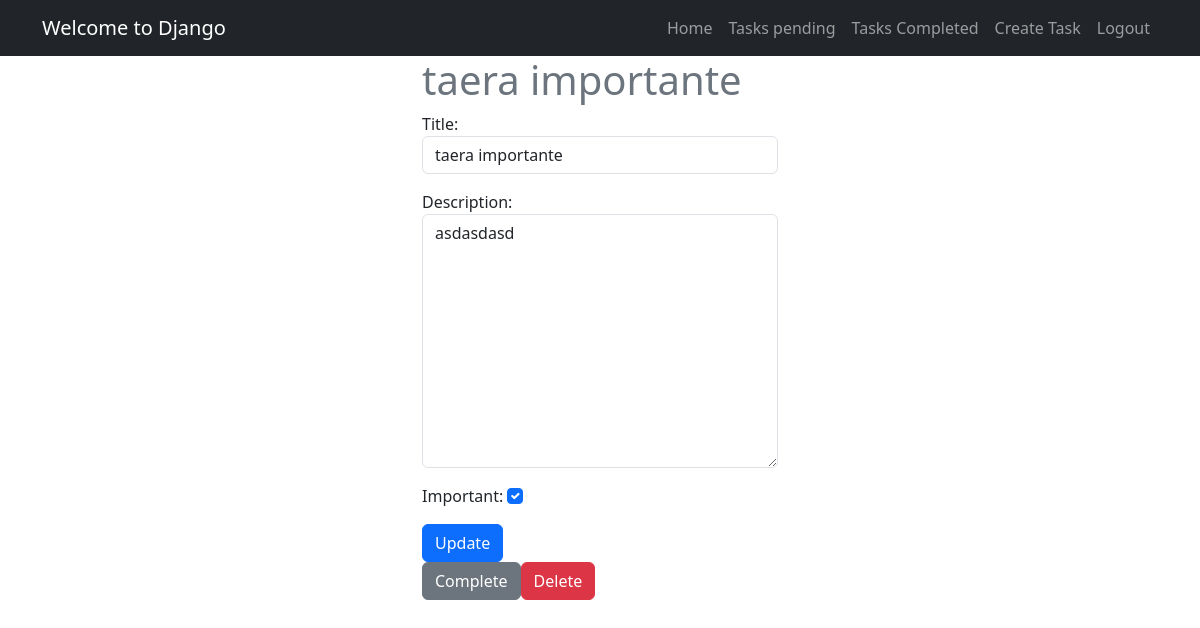
Page /tasks/14/ (signed in) on the committed database.
### tasks/models.py (models this page shows, shortened)
class Task(models.Model):
    TASK_TYPE_CHOICES = [
        ('normal', 'Normal'),
        ('urgent', 'Urgent')
    ]
    title = models.CharField(max_length=100)
    description = models.TextField(blank=True)
    created = models.DateTimeField(auto_now_add=True)
    datecompleted = models.DateTimeField(null=True, blank=True)
    important = models.BooleanField(default=False)
    user = models.ForeignKey(User, on_delete=models.CASCADE)
    task_type = models.CharField(max_length=10, choices=TASK_TYPE_CHOICES, default='normal')

### tasks/views.py (the view, shortened to what this page needs)
# urls.py: path('tasks/<int:task_id>/', views.task_detail, name='task_detail'),
@login_required
def task_detail(request, task_id):
    if request.method == 'GET':
        task = get_object_or_404(Task, pk=task_id, user=request.user)
        form = TaskForm(instance=task)
        return render(request, 'task_detail.html', {'task':task, 'form': form})

### tasks/forms.py
class TaskForm(forms.ModelForm):
    class Meta:
        model = Task
        fields = ['title','description','important']
        widgets = {
            'title': forms.TextInput(attrs={'class': 'form-control', 'placeholder': 'Write a title'}),
            'description': forms.Textarea(attrs={'class': 'form-control', 'placeholder':'Write a description'}),
            'important': forms.CheckboxInput(attrs={'class': 'form-check-input text-center'})
        }

### tasks/templates/task_detail.html (shortened to what this page needs)
{% extends 'base.html' %}
{% block content %}
<main class="container">
    <div class="row">
        <div class="col-md-4 offset-md-4">
            <h1 class="text-secondary">{{task.title}}</h1>
            <form method="POST">
                {{form.as_p}}
                <button class="btn btn-primary">
                    Update
                </button>
            </form>
            <div class="mt- d-flex">
                <form action="{% url 'complete_task' task.id %}" method="POST">
                    <button class="btn btn-secondary">
                        Complete
                    </button>
                </form>
                <form action="{% url 'delete_task' task.id %}" method="POST">
                    <button class="btn btn-danger">
                        Delete
                    </button>
                </form>
            </div>
        </div>
    </div>
</main>
{% endblock %}

### rows in the picture
Task: title "taera importante", description "asdasdasd", important "☑"
